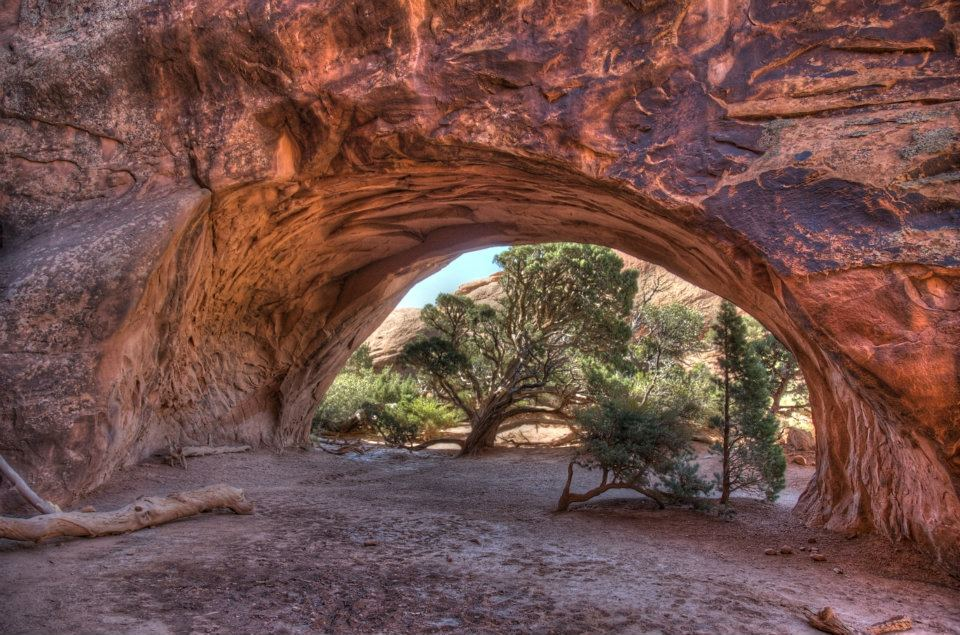
#> input picture aprilla/pic10.jpg, 960 x 635 px, found by its file name
$ python thumbs.py aprilla/pic1.jpg aprilla/pic10.jpg   (older library calls are emulated)
#> lines starting #> are read from the running program, lines starting #| are printed output that depends on the picture
from sys import argv
import os.path
import PIL
import Image

dir = os.path.dirname(os.path.abspath(__file__))
filename = os.path.join(dir, argv[1], argv[2])

thumbname = os.path.join(os.path.splitext(filename)[0] + "thumb.jpg")

try:
    srcimg = Image.open(filename)
#> srcimg is the input picture: PIL image 960x635 RGB; mean R, G, B 112.4, 78.5, 72.3
    srcimg.thumbnail((200,200), Image.ANTIALIAS)
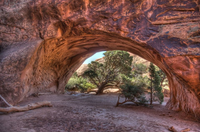
#> srcimg: PIL image 200x132 RGB; mean R, G, B 112.5, 78.6, 72.5
    left = (srcimg.size[0] - 100)/2
#> left = 50
    right = (srcimg.size[0]-100)/2 + 100
#> right = 150
    upper = (srcimg.size[1] - 100)/2
#> upper = 16
    lower = (srcimg.size[1]-100)/2 + 100
#> lower = 116
    srcimg = srcimg.crop((left,upper,right,lower))
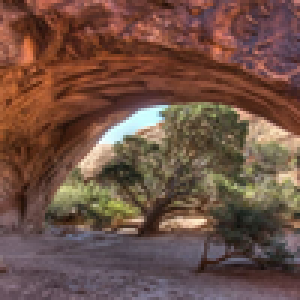
#> srcimg: PIL image 100x100 RGB (shown 3 times larger); mean R, G, B 111.1, 81, 69
    srcimg.save(thumbname, "JPEG")
except IOError:
    error_str = "Could not create thumbnail for", filename

$ run again, on aprilla/pic12.jpg
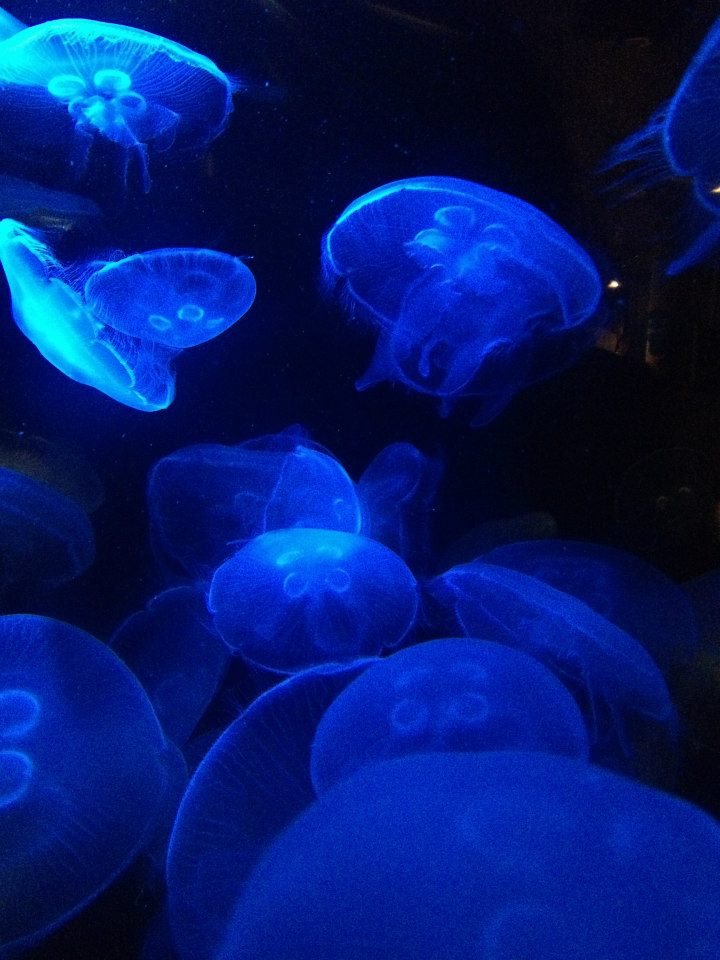
#> input picture aprilla/pic12.jpg, 720 x 960 px, found by its file name
#> srcimg is the input picture: PIL image 720x960 RGB; mean R, G, B 4.4, 27.1, 108.6
#> `srcimg.thumbnail((200,200), Image.ANTIALIAS)`:
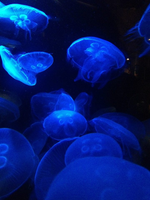
#> srcimg: PIL image 150x200 RGB; mean R, G, B 4.6, 27.3, 108.8
#> `srcimg = srcimg.crop((left,upper,right,lower))`:
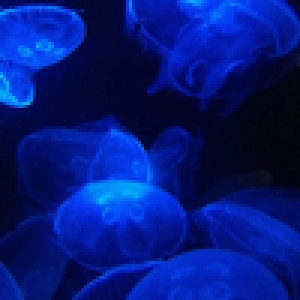
#> srcimg: PIL image 100x100 RGB (shown 3 times larger); mean R, G, B 3.6, 25.1, 123.8
